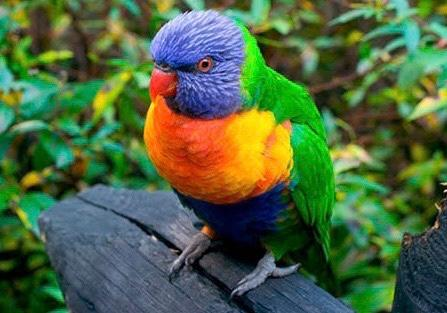
%> input picture Lab_4/Codes/image.jpg, 447 x 313 px
$ octave Image_Filtering.m   (GNU Octave 9; MATLAB toolbox functions it lacks are replaced by stand-ins)
%> lines starting %> are read from the running program, lines starting %| are printed output that depends on the picture
% Load the image
image = imread('image.jpg');
%> image is the input picture: size 313x447x3 uint8; mean R, G, B 78.3, 101.8, 65
image_gray = rgb2gray(image);  % Convert to grayscale if needed
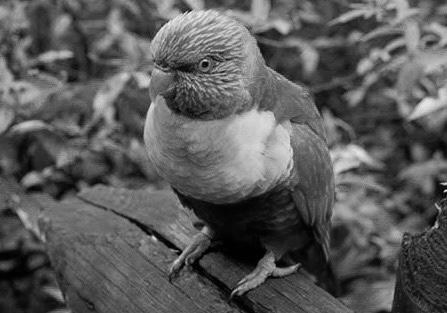
%> image_gray: size 313x447 uint8; min 0, max 251, mean 90.6

% Define the mean filter (5x5 kernel)
mean_filter = fspecial('average', [5 5]);

% Apply the mean filter
mean_filtered = imfilter(image_gray, mean_filter);
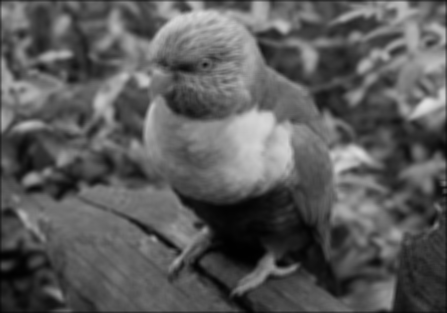
%> mean_filtered: size 313x447 uint8; min 1, max 225, mean 90.1

% Apply the median filter (5x5 kernel)
median_filtered = medfilt2(image_gray, [5 5]);

% Define the Gaussian filter (5x5 kernel, sigma=1)
gaussian_filter = fspecial('gaussian', [5 5], 1);

% Apply the Gaussian filter
gaussian_filtered = imfilter(image_gray, gaussian_filter);

% Plot all the images in one frame
figure;

% Original image
subplot(2, 2, 1);
imshow(image_gray);
title('Original Image');

% Mean filtered image
subplot(2, 2, 2);
imshow(mean_filtered);
title('Mean Filtered Image');

% Median filtered image
subplot(2, 2, 3);
imshow(median_filtered);
title('Median Filtered Image');

% Gaussian filtered image
subplot(2, 2, 4);
imshow(gaussian_filtered);
title('Gaussian Filtered Image');

% Save the composite figure
saveas(gcf, 'filtered_images_composite.jpg');
